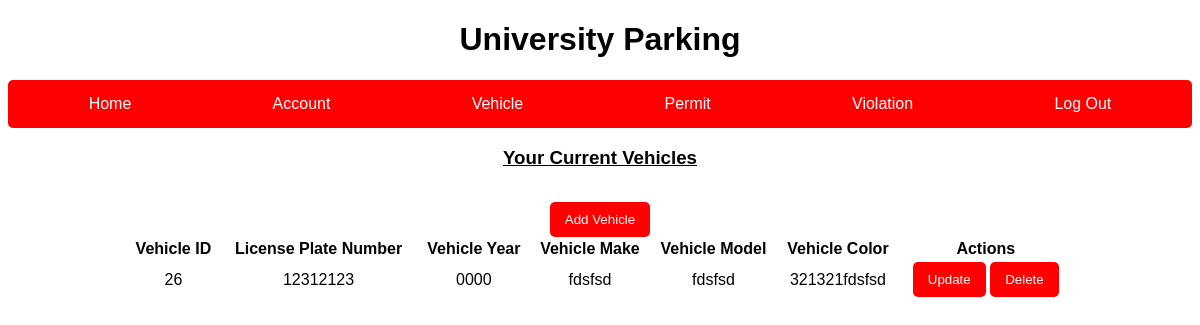
The app's page /vehicle.php (signed in) with its own data.
### tables this page shows
CREATE TABLE IF NOT EXISTS `vehicle` (
  `VehicleID` int NOT NULL AUTO_INCREMENT,
  `LicensePlate` varchar(20) DEFAULT NULL,
  `Make` varchar(255) DEFAULT NULL,
  `Model` varchar(255) DEFAULT NULL,
  `Color` varchar(50) DEFAULT NULL,
  `Year` year DEFAULT NULL,
  `UID` int DEFAULT NULL,
  `PermitID` int DEFAULT NULL,
  PRIMARY KEY (`VehicleID`),
  KEY `UID` (`UID`),
  KEY `PermitID` (`PermitID`)
);

### determinerole.php (called while the page is built, shortened)
<?php
require_once 'user.php';
function determineRole($role) {
if(!isset($_SESSION['user'])){
	header("Location: login.php");
	exit();
}else{
	$user = $_SESSION['user'];
	$user_roles = $user->getRoles();
	$found=False;
	$roles = Array($role);
	return $found;
}
  }
?>

### user.php (called while the page is built, shortened)
<?php
class User{
	public $roles = array();
	function getRoles(){
		return $this->roles;
	}
}
?>

### vehicle.php (the view, shortened to what this page needs)
<!DOCTYPE html>
<html>
<head>
    <link rel="stylesheet" href="style.css">
</head>
<body>
    <h1>University Parking</h1>
    <nav>
        <div class="navbar">
            <a href="homepage.php">Home</a>
            <a href="account.php">Account</a>
            <a href="vehicle.php">Vehicle</a>
            <a href="permit.php">Permit</a>
            <a href="violation.php">Violation</a>
            <a href="logout.php">Log Out</a>
        </div>
    </nav>
    <div style="text-align: center;">
    <?php
        require_once 'determinerole.php';
        $conn = new mysqli($hn, $un, $pw, $db);
        $sql = "";
        if (determineRole('Staff')){
            $user = $_SESSION['user'];
            $uid = $user->uid;
   echo ' <a  href="addvehicle.php?uid=' . $uid . ' "> <button style="margin-top:15px" type="button" class="btn btn-info">Add Vehicle</button></a>';
            echo '<h3 style="text-decoration-line: underline;">All Current Vehicles</h3>';
            $sql = "SELECT * FROM vehicle";
        }else {
            echo '<h3 style="text-decoration-line: underline;">Your Current Vehicles</h3>';
            $user = $_SESSION['user'];
            $uid = $user->uid;
   echo ' <a  href="addvehicle.php?uid=' . $uid . ' "> <button style="margin-top:15px" type="button" class="btn btn-info">Add Vehicle</button></a>';
            $sql ="SELECT * FROM vehicle WHERE UID='$uid' ";
        }
        $result = $conn->query($sql);
        if ($result->num_rows > 0) {
            echo '<table class="table" style="width: 80%; margin: 0 auto;">
                <thead>
                    <tr>
                        <th>Vehicle ID</th>
                        <th>License Plate Number</th>
                        <th>Vehicle Year</th>
                        <th>Vehicle Make</th>
                        <th>Vehicle Model</th>
                        <th>Vehicle Color</th>
                        <th>Actions</th>
                    </tr>
                </thead>
                <tbody>';
            while ($row = mysqli_fetch_assoc($result)) {
                echo "<tr>";
                echo "<td>" . $row['VehicleID'] . "</td>";
                echo "<td>" . $row['LicensePlate'] . "</td>";
                echo "<td>" . $row['Year'] . "</td>";
                echo "<td>" . $row['Make'] . "</td>";
                echo "<td>" . $row['Model'] . "</td>";
                echo "<td>" . $row['Color'] . "</td>";
                echo '<td>
                <a href="updatevehicle.php?uid=' . $row['UID'] . '"> <button type="button" class="btn btn-info">Update</button></a>
                <a href="deletevehicle.php?uid=' . $row['UID'] . '"> <button type="button" class="btn btn-info">Delete</button></a>
                      </td>';
                echo "</tr>";
            }
            echo '</tbody>
            </table>';
        } else {
            echo "<p>No vehicles found.</p>";
        }
            ?>
    </div><br>
</body>
</html>

### style.css (style rules this page uses)
body { font-family: Arial; text-align: center; background-color: white; }
a { color: #776bda; text-decoration: none; }
button { background-color: red; color: white; border: none; padding: 10px 15px; border-radius: 5px; cursor: pointer; }
.navbar { background-color: red; padding: 10px; border-radius: 5px; display: flex; justify-content: space-around; }
.navbar a { color: white; text-decoration: none; padding: 5px 10px; }

### records on screen
vehicle: VehicleID "26", LicensePlate "12312123", Year "0000", Make "fdsfsd", Model "fdsfsd", Color "321321fdsfsd"
